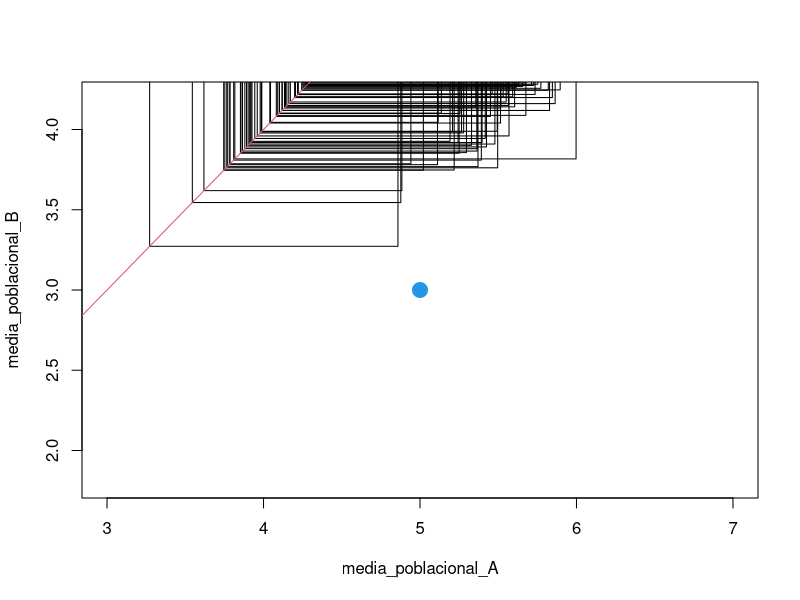
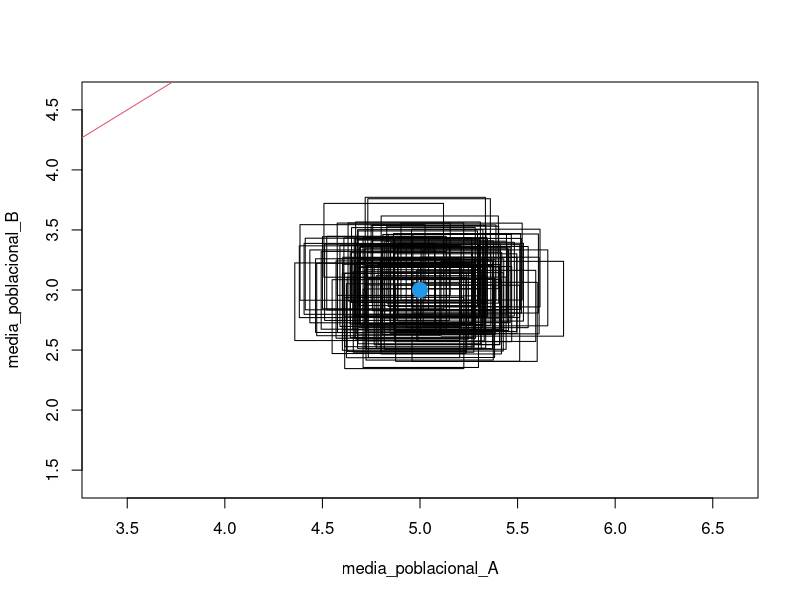

Here is the R script that generated these plots, in order:
# Intervalos de confianza

tamano_muestral <- 35
iteraciones <- 100
media_poblacional_A <- 5
media_poblacional_B <- 3
desv_est_poblacional <- 2

plot(media_poblacional_A, media_poblacional_B)

for(i in seq_len(iteraciones)){
  muestra_A <- rnorm(tamano_muestral, media_poblacional_A, desv_est_poblacional)
  t_test_A <- t.test(muestra_A)
  intervalo_A <- t_test_A$conf.int
  LI_A <- min(intervalo_A)
  LS_A <- max(intervalo_A)
  
  muestra_B <- rnorm(tamano_muestral, media_poblacional_B, desv_est_poblacional)
  t_test_B <- t.test(muestra_B)
  intervalo_B <- t_test_A$conf.int
  LI_B <- min(intervalo_B)
  LS_B <- max(intervalo_B)
  
  rect(LI_A, LI_B, LS_A, LS_B)
}

abline(0,1, col=2)

points(media_poblacional_A, media_poblacional_B, col = 4, pch = 20, cex = 3)

# ------------------------------------------------------------------------------

tamano_muestral <- 350
iteraciones <- 100
media_poblacional_A <- 5
media_poblacional_B <- 3
desv_est_poblacional <- 3
min_gr_A <- media_poblacional_A - 10*desv_est_poblacional/sqrt(tamano_muestral)
max_gr_A <- media_poblacional_A + 10*desv_est_poblacional/sqrt(tamano_muestral)
min_gr_B <- media_poblacional_B - 10*desv_est_poblacional/sqrt(tamano_muestral)
max_gr_B <- media_poblacional_B + 10*desv_est_poblacional/sqrt(tamano_muestral)

plot(media_poblacional_A, media_poblacional_B, xlim = c(min_gr_A, max_gr_A), ylim = c(min_gr_B, max_gr_B), col = 4, pch = 20)

for(i in seq_len(iteraciones)){
  muestra_A <- rnorm(tamano_muestral, media_poblacional_A, desv_est_poblacional)
  t_test_A <- t.test(muestra_A)
  intervalo_A <- t_test_A$conf.int
  LI_A <- min(intervalo_A)
  LS_A <- max(intervalo_A)
  
  muestra_B <- rnorm(tamano_muestral, media_poblacional_B, desv_est_poblacional)
  t_test_B <- t.test(muestra_B)
  intervalo_B <- t_test_B$conf.int
  LI_B <- min(intervalo_B)
  LS_B <- max(intervalo_B)
  
  rect(LI_A, LI_B, LS_A, LS_B)
  
}

abline(1,1, col = 2)
points(media_poblacional_A, media_poblacional_B, col = 4, pch = 20, cex = 3)